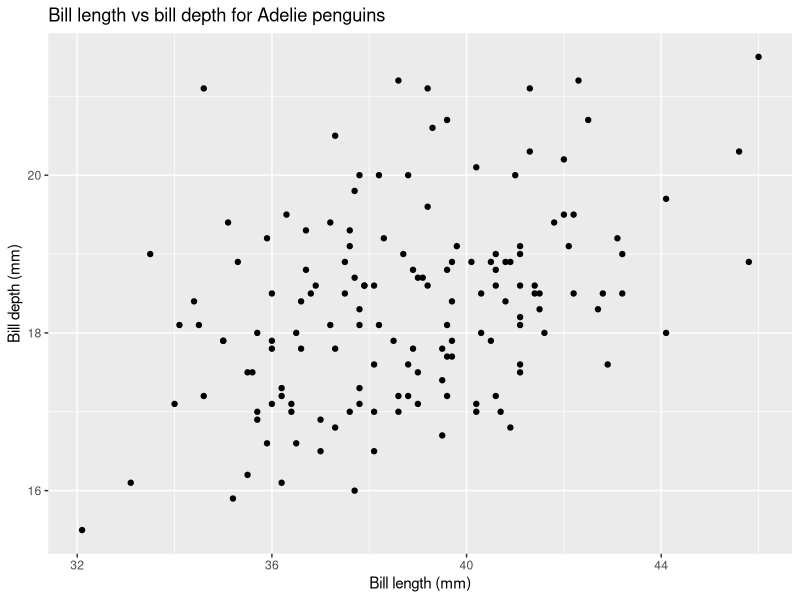
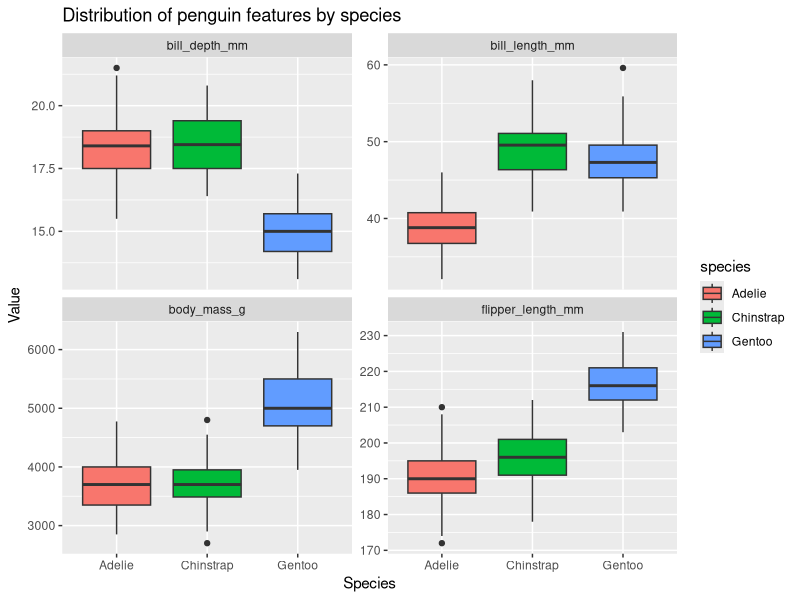

The R source for these figures, in order:
install.packages("palmerpenguins")
library(palmerpenguins)
library(tidyverse)
head(penguins)

p <- penguins %>%
  filter(species == "Adelie") %>%
  ggplot(aes(x = bill_length_mm, y = bill_depth_mm)) +
  geom_point() +
  labs(
    title = "Bill length vs bill depth for Adelie penguins",
    x = "Bill length (mm)",
    y = "Bill depth (mm)"
  )

print(p)

View(penguins %>%
  group_by(species) %>%
  summarise(
    mean_bill_length = mean(bill_length_mm, na.rm = TRUE),
    median_bill_depth = median(bill_depth_mm, na.rm = TRUE),
    sd_bill_length = sd(bill_length_mm, na.rm = TRUE)
  )
)
p2 <- penguins %>% 
    pivot_longer(
        cols = c(bill_length_mm, bill_depth_mm, flipper_length_mm, body_mass_g),
        names_to = "features",
        values_to = "value"
    ) %>%
    ggplot(aes(x = species, y = value, fill = species)) +
    geom_boxplot() +
    facet_wrap(~features, scales = "free_y") + 
    labs(
        title = "Distribution of penguin features by species",
        x = "Species",
        y = "Value"

    )

print(p2)
